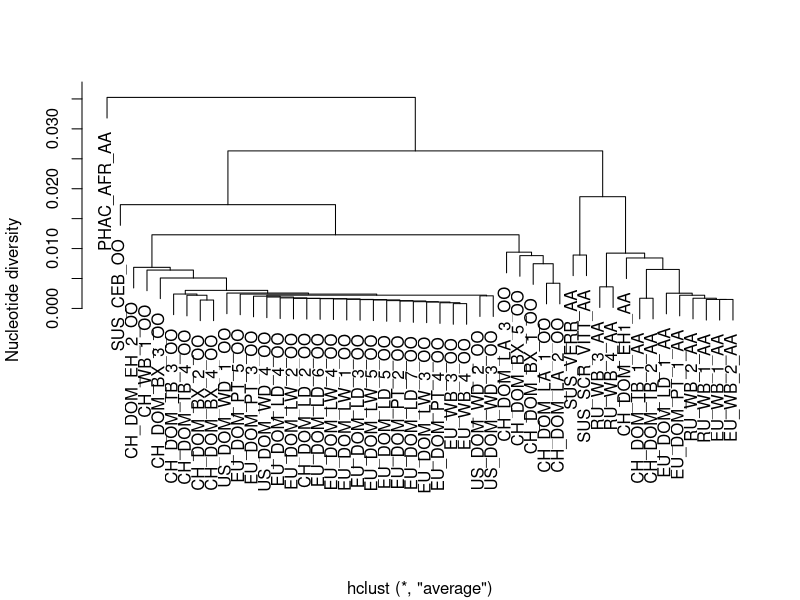

The R script that drew this image:
library(dplyr)
library(plyr)

for_dist <- as.matrix(dist <- read.csv("dist.txt", header = TRUE, sep=";"))
str(for_dist)
dist_m<-as.dist(for_dist)
dist_m
phyl_o<-hclust(dist_m, method="average")
plot(phyl_o,main="",ylab = "Nucleotide diversity",xlab="")

